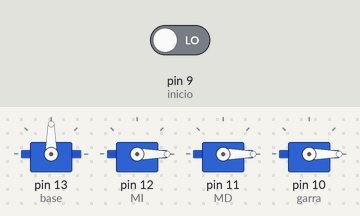
Bench run of a sketch on a simulated Arduino Uno, built with avr-gcc and run on an emulated ATmega328P. Parts: 4 × servo. The inputs (shaded band) are chosen by the test bench; at power-on: pin 9 (inicio) LOW.

Above: at 2.2 s.
2.3 s: pin 9 (inicio) driven HIGH
At 2.81 s:
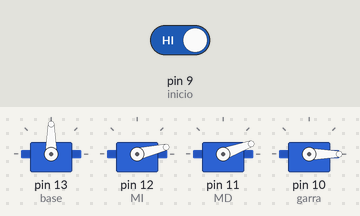
At 3.48 s:
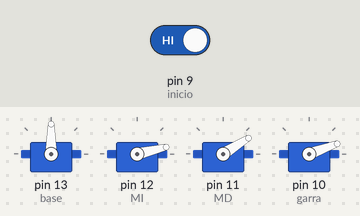
5.3 s: pin 9 (inicio) driven LOW
At 7.1 s:
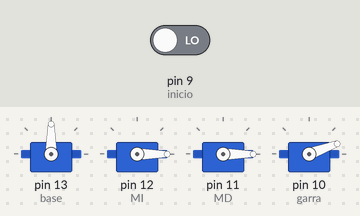
Timing chart, 0 to 8.6 s (numbered marks = the images above; inputs shaded):
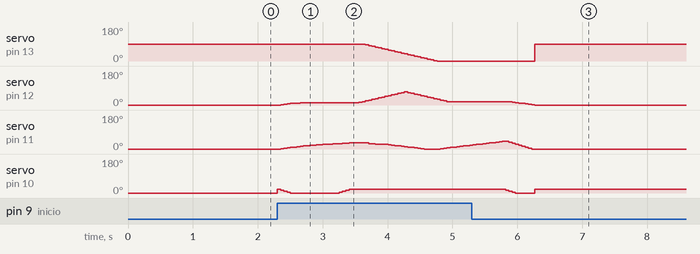

Measured:
- after the input at 2.3 s, servo on pin 13 (base): moves from 90° to 0° over 1.1 s, starting after 1.4 s; servo on pin 12 (MI): rises from 0° to 70° in 1.9 s, then falls to 18° in 0.65 s
- after the input at 5.3 s, servo on pin 13 (base): goes on until 6.3 s, then stays 90°; servo on pin 12 (MI): goes on until 6.3 s, then stays 0°; servo on pin 11 (MD): goes on until 6.2 s, then stays 0°; servo on pin 10 (garra): goes on until 6.3 s, then stays 20°

The sketch:

Nuevomatriz.ino
```cpp
#include <Servo.h>
Servo base,MI,MD,garra;
int i;
int ini = 0;
const int inicio = 9;


float mov[4][79]={
  /*          1 -2 -3 -4 -5 -6 -7 -8 -9 -10-11-12-13-14-15-16-17-18-19-20-21-22-23-24-25-26-27-28-29-30-31-32-33-34-35-36-37-38-39-40-41-42-43-44-45-46-47-48-49-50-51-52-53-54-55-56-57-58-59-60-61-62-63-64-65-66-67-68-69-70-71-72-73-74-75-76-77-78-79-80-81-82-83-84-85-86-87-88-89-90-91-92-93-94-95-96-97-98-99-00-01-02-03-04-05-06 */
 /* base */ {90,90,90,90,90,90,90,90,90,90,90,90,90,90,90,90,90,90,90,90,90,90,90,90,90,90,90,86,82,78,74,70,66,62,58,54,50,46,42,38,34,30,26,22,18,14,10, 6, 2, 0, 0, 0, 0, 0, 0, 0, 0, 0, 0, 0, 0, 0, 0, 0, 0, 0, 0, 0, 0, 0, 0, 0, 0, 0, 0, 0, 0, 0, 0 },
 /* MI */    {0, 2, 4, 6, 8, 9,10,11,12,13,13,13,13,13,13,13,13,13,13,13,13,13,13,13,13,14,18,22,26,30,34,38,42,46,50,54,58,62,66,70,66,62,58,54,50,46,42,38,34,30,26,22,18,18,18,18,18,18,18,18,18,18,18,18,18,18,18,18,18,18,18,16,14,12,10, 8, 6, 4, 2 },
 /* MD */    {0, 2, 4, 6, 8,10,12,14,16,18,20,21,22,23,24,25,26,27,28,29,30,31,32,32,32,32,32,32,28,28,25,25,25,24,22,20,18,16,14,12,10, 8, 6, 4, 2, 0, 0, 0, 0, 0, 2, 4, 6, 8,10,12,14,16,18,20,22,24,26,28,30,32,34,36,38,40,40,35,30,25,20,15,10, 5, 0 },
 /* Garra */{20,15,10, 5, 0, 0, 0, 0, 0, 0, 0, 0, 0, 0, 0, 0, 0, 0, 0, 5,10,15,20,20,20,20,20,20,20,20,20,20,20,20,20,20,20,20,20,20,20,20,20,20,20,20,20,20,20,20,20,20,20,20,20,20,20,20,20,20,20,20,20,20,20,20,20,20,20,20,15,10, 5, 0, 0, 0, 0, 0, 0 },
};

void setup() {
  Serial.begin(9600);
  base.attach(13);
  MI.attach(12);
  MD.attach(11);
  garra.attach(10);
  pinMode(inicio, INPUT);
  base.write(90);
  MI.write(0);
  MD.write(0);
  garra.write(0);
  delay(1000);
}

void loop() {


  ini=digitalRead(inicio);
    if(ini == HIGH){

    for(int i=0; i<79;i++){

     base.write(mov[0][i]);
     MI.write(mov[1][i]);
     MD.write(mov[2][i]);
     garra.write(mov[3][i]);
     delay(50);
     }

     base.write(90);
     MI.write(0);
     MD.write(0);
     garra.write(20);
     delay(50);


     }
    }
```
